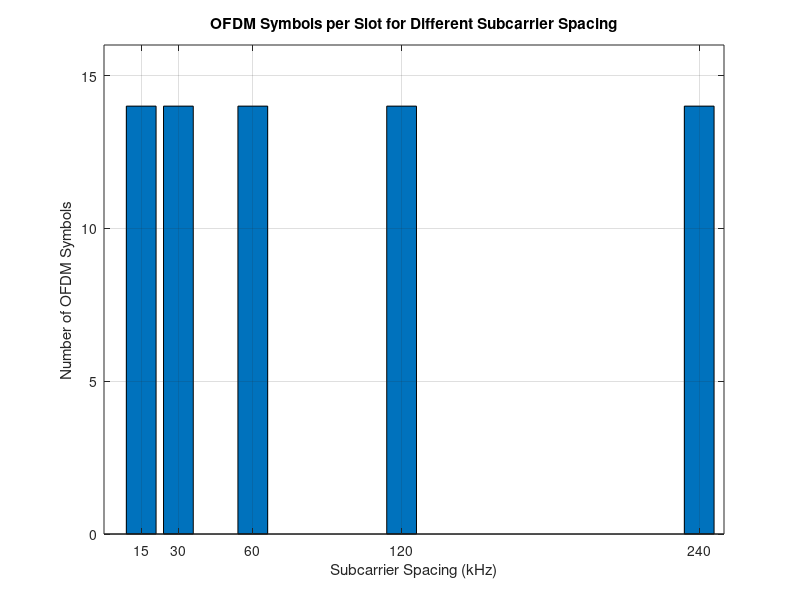

Recreate this plot in MATLAB.
clc;  
clear;  
close all;  
scs = [15 30 60 120 240]; % Subcarrier Spacing (kHz)  
symbols = [14 14 14 14 14]; % OFDM Symbols per Slot  
figure  
bar(scs, symbols)  
grid on  
xlabel('Subcarrier Spacing (kHz)')  
ylabel('Number of OFDM Symbols')  
title('OFDM Symbols per Slot for Different Subcarrier Spacing')  
ylim([0 16])  
